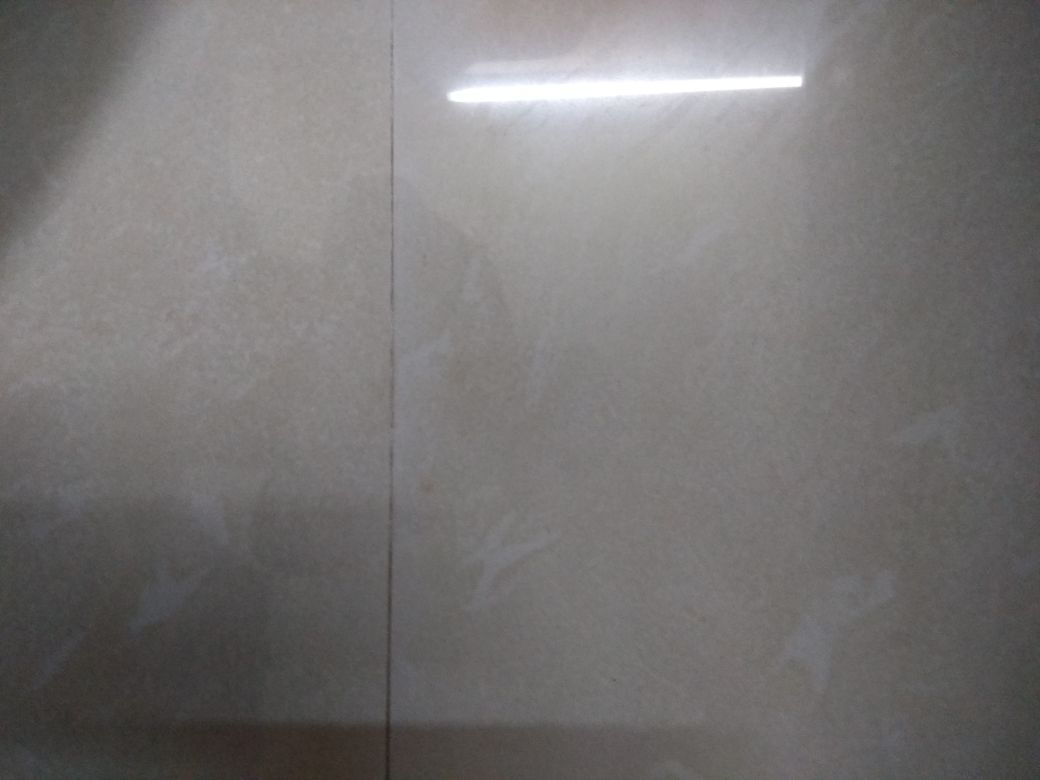
#> input picture Image detection/back.jpeg, 1040 x 780 px
$ python image_absdiff.py   (older library calls are emulated)
#> lines starting #> are read from the running program, lines starting #| are printed output that depends on the picture; after the words box and inside, x2 and y2 are one past the last pixel; in counts of white or black regions, pixels touching at a corner belong together
import numpy as np
import cv2,time

img1=cv2.imread("back.jpeg")
#> img1 is the input picture: shape (780, 1040, 3); mean B, G, R 116.8, 117.2, 119.7
blur1 = cv2.GaussianBlur(img1,(5,5),0)
gray1=cv2.cvtColor(blur1,cv2.COLOR_BGR2GRAY)
ret,thresh1 = cv2.threshold(gray1,65,255,cv2.THRESH_BINARY_INV)
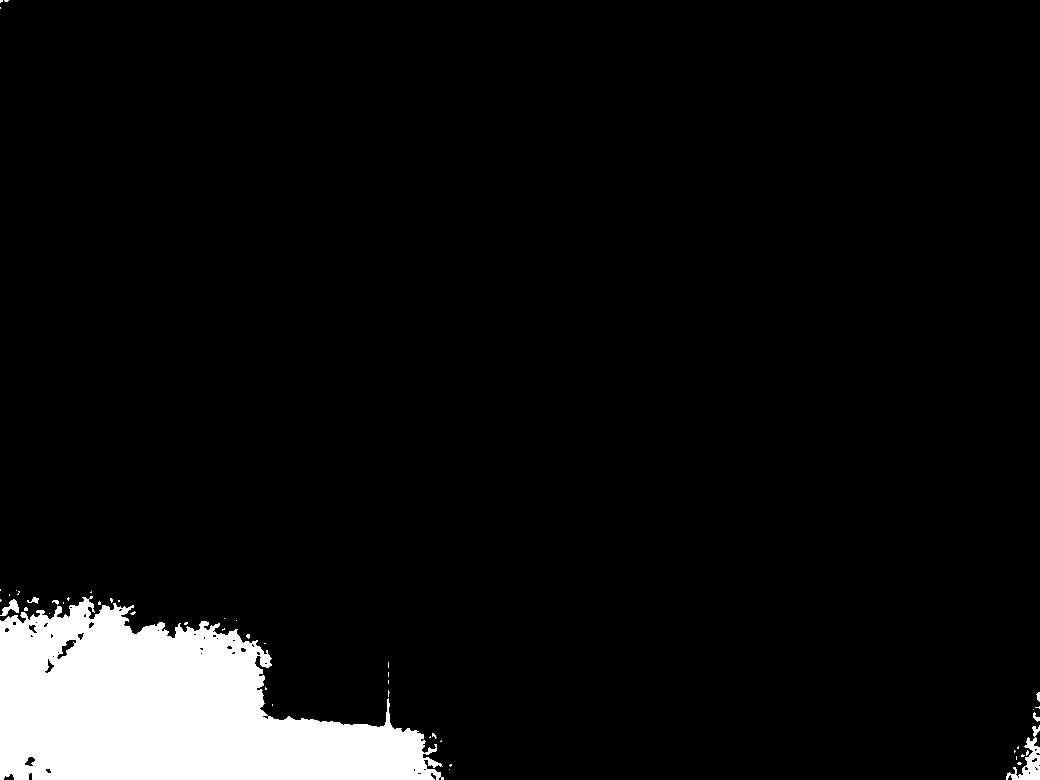
#> thresh1: shape (780, 1040); 6.4% white; 49 white regions (42 under 20 px), largest, box (x1, y1, x2, y2) and area: (0, 596, 444, 780) 50727, (1006, 725, 1040, 780) 664, (0, 599, 19, 616) 147

img2=cv2.imread("front.jpeg")
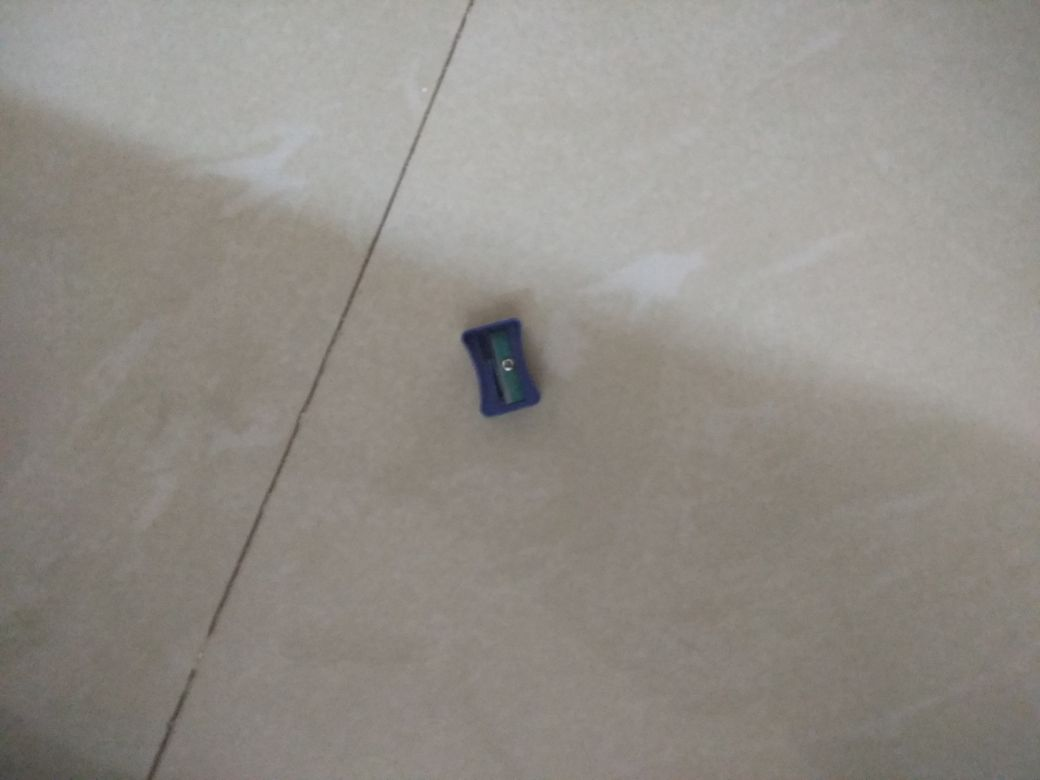
#> input picture Image detection/front.jpeg, 1040 x 780 px
#> img2 is the input picture: shape (780, 1040, 3); mean B, G, R 135.8, 141.8, 146.2
blur2 = cv2.GaussianBlur(img2,(5,5),0)
gray2=cv2.cvtColor(blur2,cv2.COLOR_BGR2GRAY)
ret,thresh2 = cv2.threshold(gray2,65,255,cv2.THRESH_BINARY_INV)
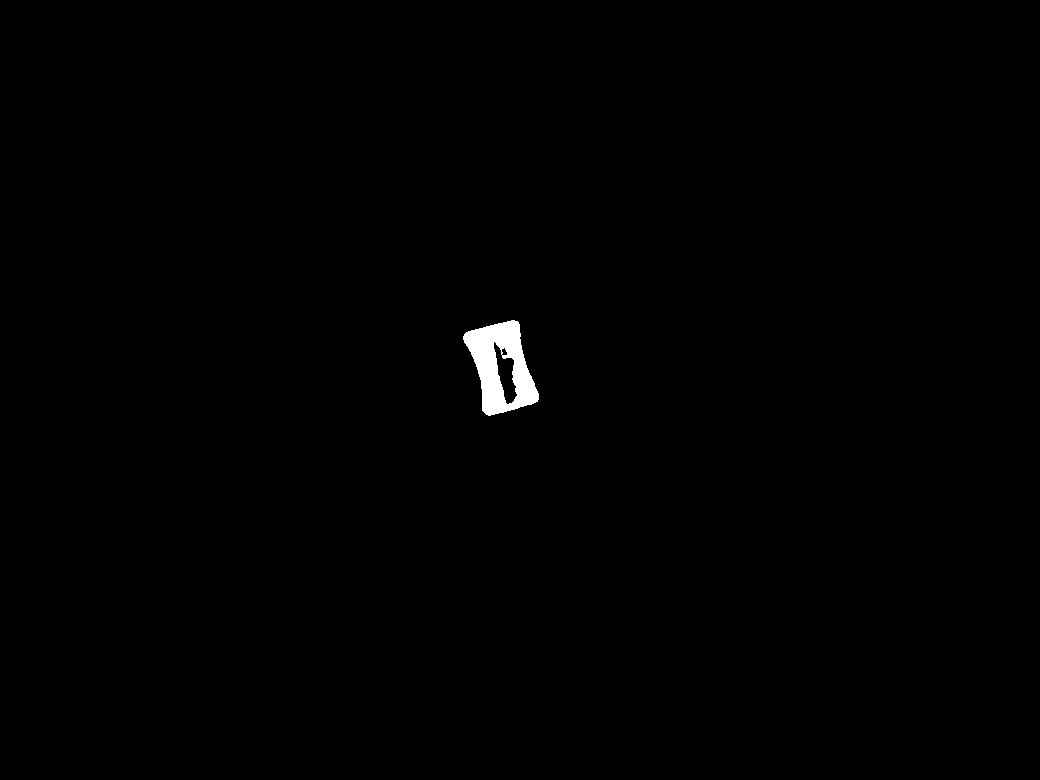
#> thresh2: shape (780, 1040); 0.48% white; 1 white region, box (x1, y1, x2, y2) and area: (463, 320, 539, 416) 3906

diff=cv2.absdiff(thresh2,thresh1)
#> diff: shape (780, 1040); 6.9% white; 50 white regions (42 under 20 px), largest, box (x1, y1, x2, y2) and area: (0, 596, 444, 780) 50727, (463, 320, 539, 416) 3906, (1006, 725, 1040, 780) 664
diff=cv2.bitwise_xor(diff,thresh1)

kernel = np.ones((2,2),np.uint8)
diff=cv2.erode(diff,kernel,iterations = 1)
#> diff: shape (780, 1040); 0.45% white; 2 white regions (1 under 20 px), largest, box (x1, y1, x2, y2) and area: (464, 321, 539, 416) 3629
diff=cv2.dilate(diff,kernel,iterations = 8)
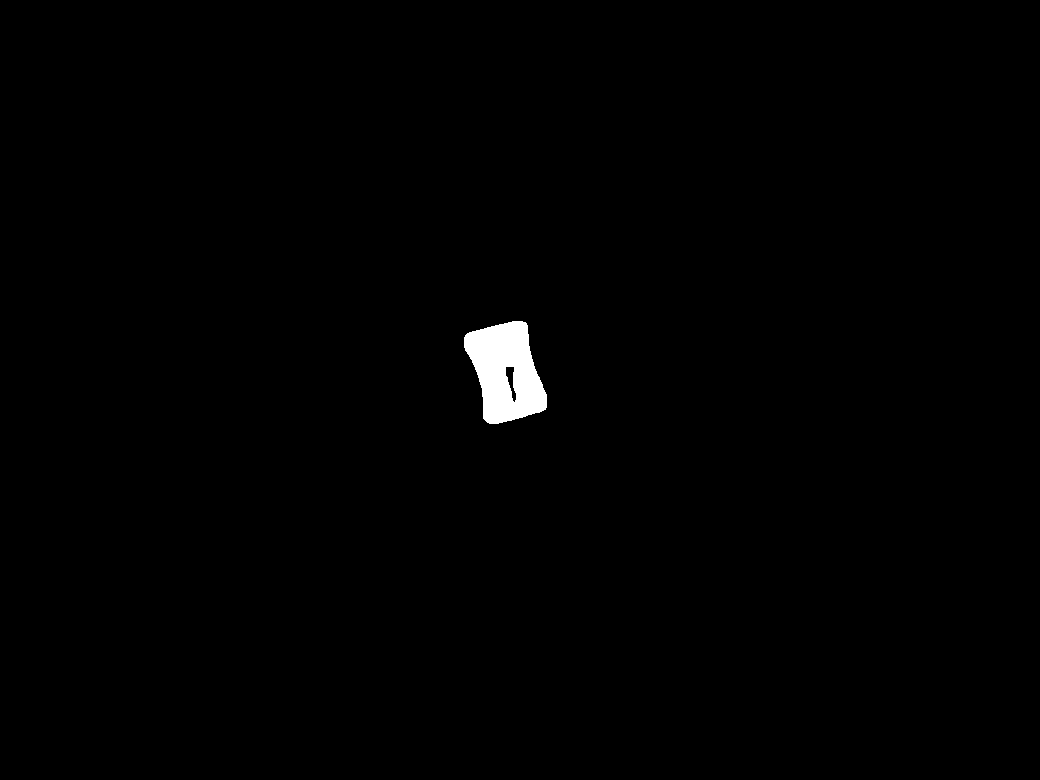
#> diff: shape (780, 1040); 0.7% white; 1 white region
#diff = cv2.morphologyEx(diff, cv2.MORPH_OPEN, kernel)
#diff=cv2.morphologyEx(diff, cv2.MORPH_CLOSE, kernel)


_, contours, _= cv2.findContours(diff,cv2.RETR_TREE,cv2.CHAIN_APPROX_SIMPLE)
#> contours = 2 contours; box (x1, y1, x2, y2) and area: (464, 321, 547, 424) 5697, (505, 366, 517, 403) 202
c=max(contours,key=cv2.contourArea)
#> c = contour of 137 points, box (x1, y1, x2, y2) (464, 321, 547, 424), area 5697
x,y,w,h = cv2.boundingRect(c)
#> x = 464; y = 321; w = 83; h = 103
cv2.rectangle(diff,(x,y),(x+w,y+h),(125,125,125),2)
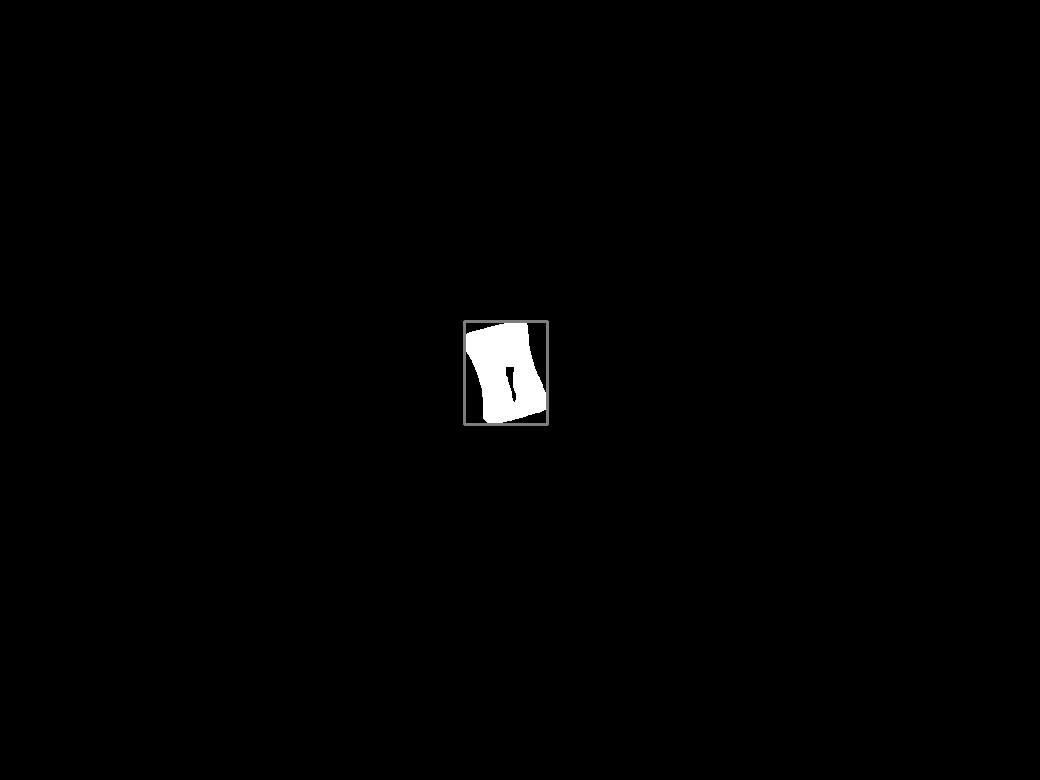
#> diff: shape (780, 1040); 0.14% of pixels changed, all inside (x1, y1, x2, y2) = (463, 320, 549, 426)


cv2.imshow("thresh",diff)
cv2.waitKey(0)
